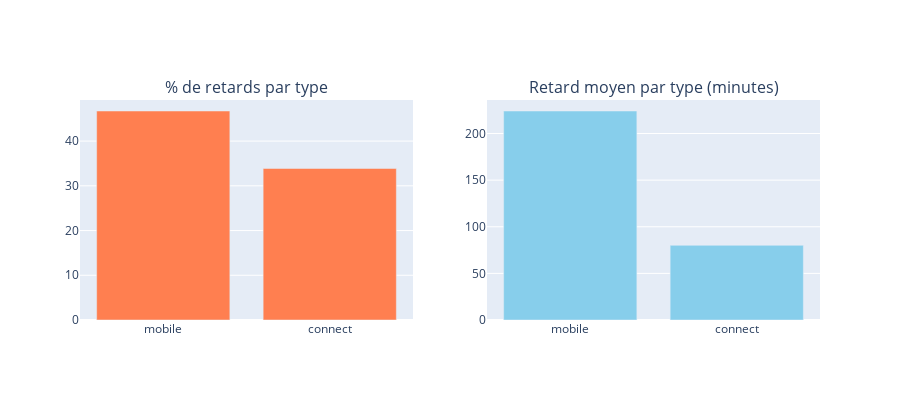

The cell this chart's notebook holds for it:
### Code cell
# Graphiques comparatifs par type
checkin_stats = []
for checkin_type in df_delays['checkin_type'].dropna().unique():
    subset = df_delays[df_delays['checkin_type'] == checkin_type]
    late_count = (subset['delay_at_checkout_in_minutes'] > 0).sum()
    late_pct = (late_count / len(subset) * 100)
    avg_delay = subset[subset['delay_at_checkout_in_minutes'] > 0]['delay_at_checkout_in_minutes'].mean() if late_count > 0 else 0
    
    checkin_stats.append({
        'Type': checkin_type,
        'Total': len(subset),
        'Retards': late_count,
        'Pct_retards': late_pct,
        'Retard_moyen': avg_delay
    })

df_checkin = pd.DataFrame(checkin_stats)

# Graphiques
fig = make_subplots(
    rows=1, cols=2,
    subplot_titles=('% de retards par type', 'Retard moyen par type (minutes)')
)

fig.add_trace(
    go.Bar(x=df_checkin['Type'], y=df_checkin['Pct_retards'], name='% retards', marker_color='coral'),
    row=1, col=1
)

fig.add_trace(
    go.Bar(x=df_checkin['Type'], y=df_checkin['Retard_moyen'], name='Retard moyen', marker_color='skyblue'),
    row=1, col=2
)

fig.update_layout(height=400, showlegend=False)
fig.show()

### Figure 1 — Plotly figure (JSON) as saved in the notebook; plotly's stock layout.template omitted (floating-point values rounded to 4 significant figures)
{"data": [{"marker": {"color": "coral"}, "name": "% retards", "type": "bar", "x": ["mobile", "connect"], "xaxis": "x", "y": [46.73, 33.88], "yaxis": "y"}, {"marker": {"color": "skyblue"}, "name": "Retard moyen", "type": "bar", "x": ["mobile", "connect"], "xaxis": "x2", "y": [224.1, 80.11], "yaxis": "y2"}], "layout": {"annotations": [{"font": {"size": 16}, "showarrow": false, "text": "% de retards par type", "x": 0.225, "xanchor": "center", "xref": "paper", "y": 1, "yanchor": "bottom", "yref": "paper"}, {"font": {"size": 16}, "showarrow": false, "text": "Retard moyen par type (minutes)", "x": 0.775, "xanchor": "center", "xref": "paper", "y": 1, "yanchor": "bottom", "yref": "paper"}], "height": 400, "showlegend": false, "xaxis": {"anchor": "y", "domain": [0, 0.45]}, "xaxis2": {"anchor": "y2", "domain": [0.55, 1]}, "yaxis": {"anchor": "x", "domain": [0, 1]}, "yaxis2": {"anchor": "x2", "domain": [0, 1]}}}
